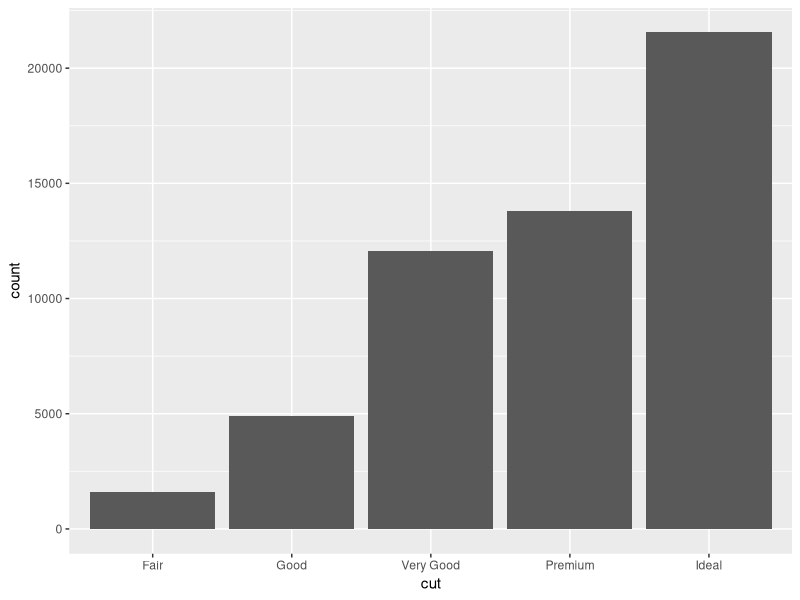
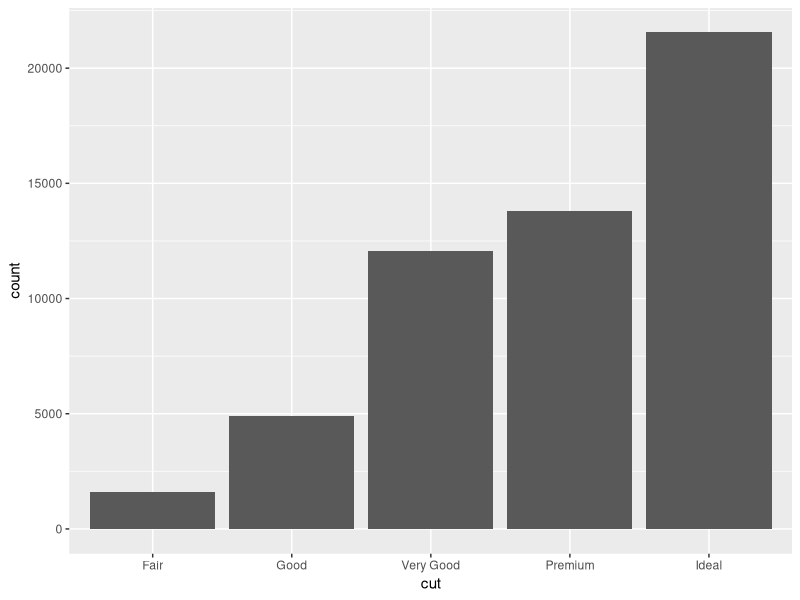
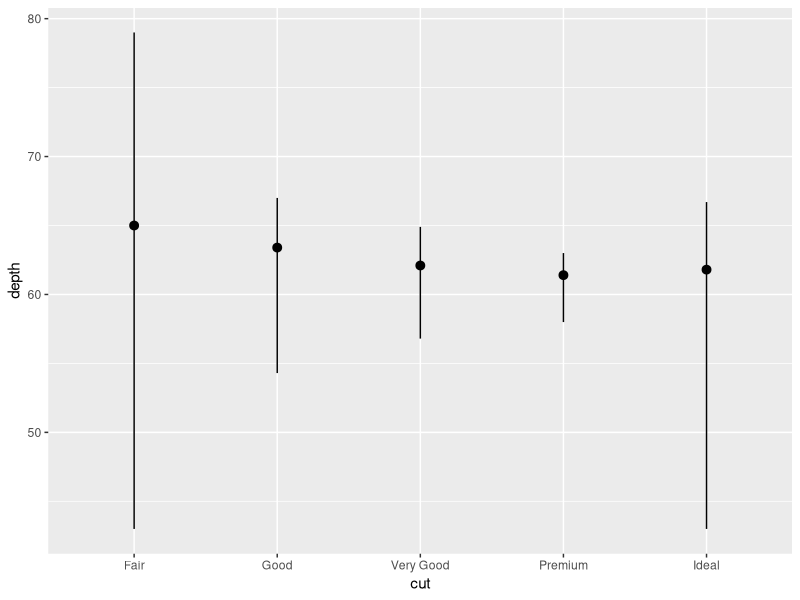
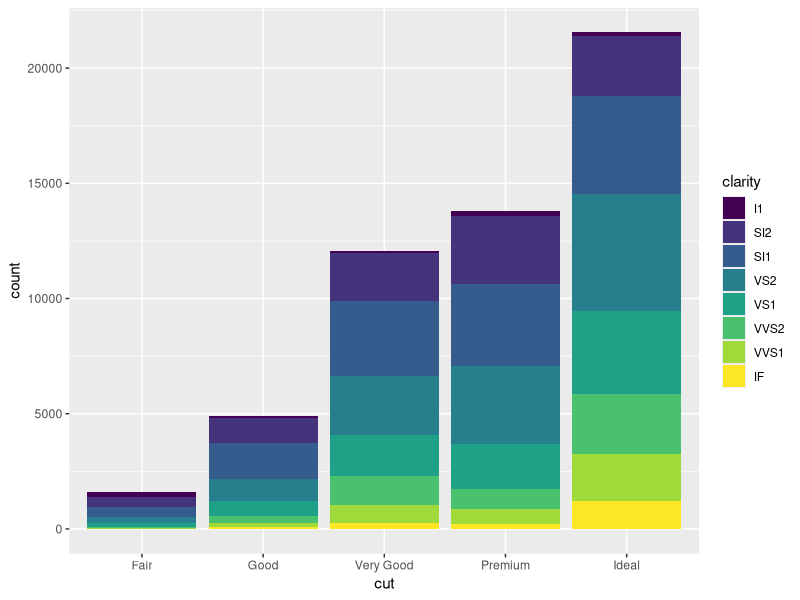
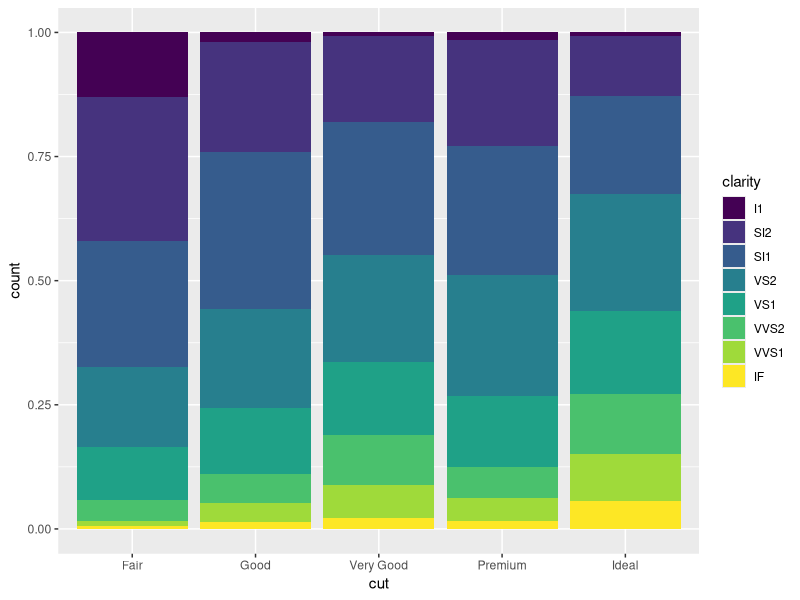
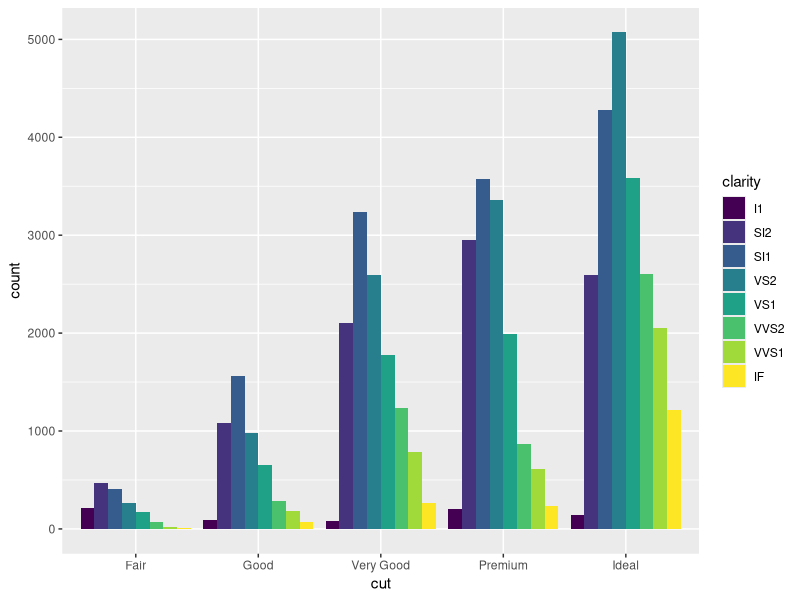
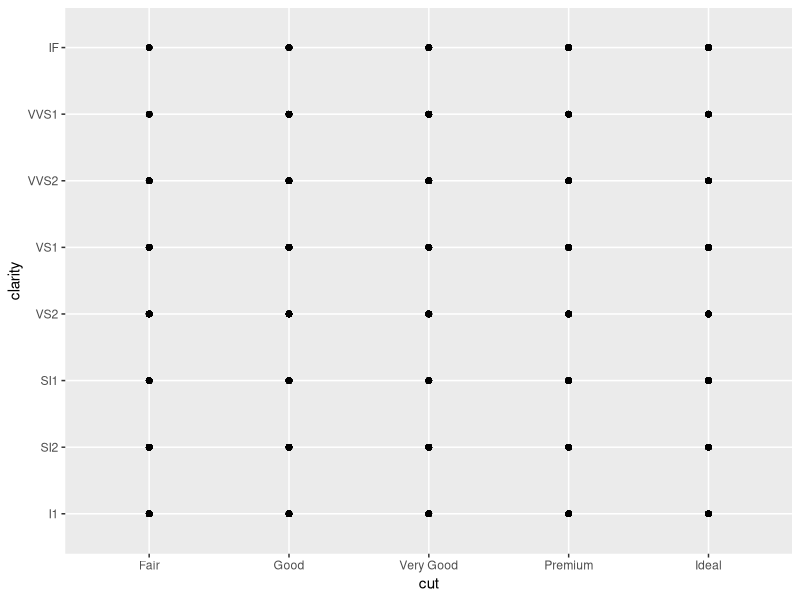
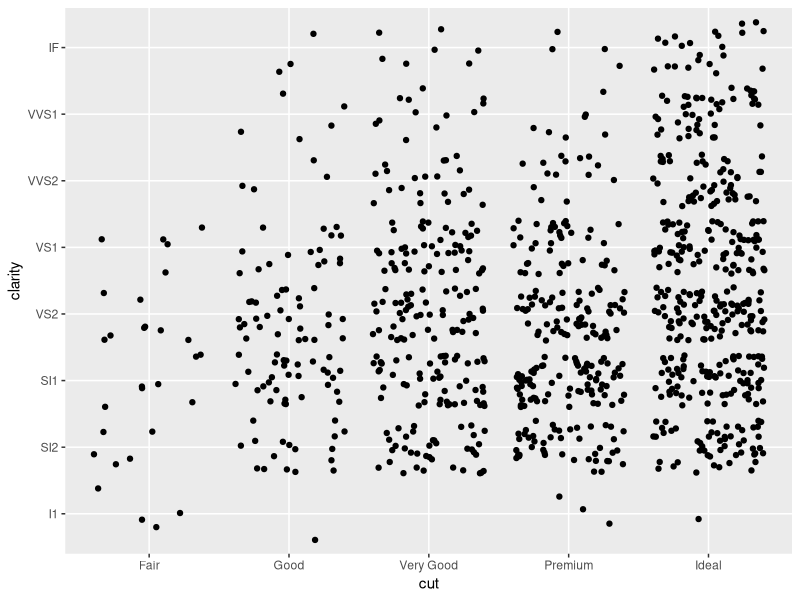

Recreate these plots in R, in order.
# Exercise 2: More ggplot2 Grammar

# Install and load `ggplot2`
# install.packages("ggplot2") # if needed
library(ggplot2)
library(dplyr)
# For this exercise you will again be working with the `diamonds` data set.
# Use `?diamonds` to review details about this data set

diamonds.sample <- sample_n(diamonds, 1000)

## Statistical Transformations

# Draw a bar chart of the diamonds data, organized by cut
# The height of each bar is based on the "count" (number) of diamonds with that cut
ggplot(diamonds) + geom_bar(aes(x = cut))

# Use the `stat_count` to apply the statistical transformation "count" to the diamonds
# by cut. You do not need a separate geometry layer!
ggplot(diamonds) + stat_count(mapping = aes(x = cut))

# Use the `stat_summary` function to draw a chart with a summary layer.
# Map the x-position to diamond `cut`, and the y-position to diamond `depth`
# Bonus: use `min` as the function ymin, `max` as the function ymax, and `median` as the function y
ggplot(data = diamonds) + stat_summary(mapping = aes(x = cut, y = depth), 
                                fun.ymin = min, fun.ymax = max, fun.y = median)


## Position Adjustments

# Draw a bar chart of diamond data organized by cut, with each bar filled by clarity.
# You should see a _stacked_ bar chart.
ggplot(data = diamonds) + geom_bar(aes(x = cut, fill = clarity))

# Draw the same chart again, but with each element positioned to "fill" the y axis
ggplot(data = diamonds) + geom_bar(aes(x = cut, fill = clarity), position = "fill")

# Draw the same chart again, but with each element positioned to "dodge" each other
ggplot(data = diamonds) + geom_bar(aes(x = cut, fill = clarity), position = "dodge")

# Draw a plot with point geometry with the x-position mapped to `cut` and the y-position mapped to `clarity`
# This creates a "grid" grouping the points
ggplot(diamonds) + geom_point(mapping = aes(x = cut, y = clarity))

# Use the "jitter" position adjustment to keep the points from all overlapping!
# (This works a little better with a sample of diamond data, such as from the previous exercise).

ggplot(diamonds.sample) + geom_point(mapping = aes(x = cut, y = clarity), position = "jitter")

## Scales

# Draw a "boxplot" (with `geom_boxplot()`) for the diamond's price (y) by color (x)
ggplot(diamonds) + geom_boxplot(mapping = aes(x = color, y = price))

# This has a lot of outliers, making it harder to read. To fix this, draw the same plot but
# with a _logarithmic_ scale for the y axis.
ggplot(diamonds) + geom_boxplot(mapping = aes(x = color, y = price)) + scale_y_log10()


# For another version, draw the same plot but with `violin` geometry instead of `boxplot` geometry!
# How does the logarithmic scale change the data presentation?


# Another interesting plot: draw a plot of the diamonds price (y) by carat (x), using a heatmap of 2d bins
# (geom_bin2d)
# What happens when you make the x and y channels scale logarithmically?


# Draw a scatter plot for the diamonds  price (y) by carat (x). Color each point by the clarity
# (Remember, this will take a while. Use a sample of the diamonds for faster results)


# Change the color of the previous plot using a ColorBrewer scale of your choice. What looks nice?



## Coordinate Systems

# Draw a bar chart with x-position and fill color BOTH mapped to cut
# For best results, SET the `width` of the geometry to be 1 (fill plot, no space between)
# You can save this to a variable for easier modifications


# Draw the same chart, but with the coordinate system flipped


# Draw the same chart, but in a polar coordinate system. Now you have a Coxcomb chart!



## Facets

# Take the scatter plot of price by carat data (colored by clarity) and add _facets_ based on
# the diamond's `color`



## Saving Plots

# Use the `ggsave()` function to save one of your plots (the most recent one generated) to disk.
# Name the output file "my-plot.png".
# Make sure you've set the working directory!!
